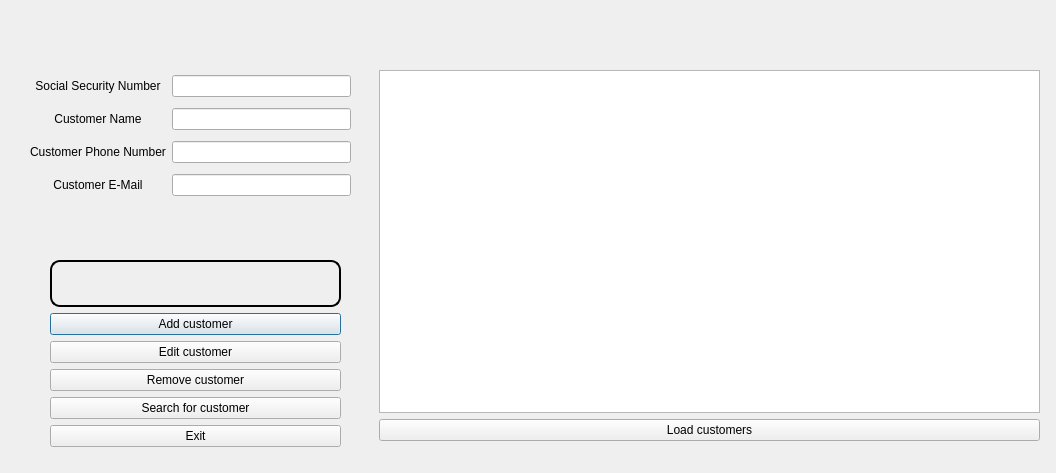
<?xml version="1.0" encoding="UTF-8"?>
<ui version="4.0">
 <class>customerwindow</class>
 <widget class="QDialog" name="customerwindow">
  <property name="geometry">
   <rect>
    <x>0</x>
    <y>0</y>
    <width>1056</width>
    <height>473</height>
   </rect>
  </property>
  <property name="windowTitle">
   <string>Dialog</string>
  </property>
  <widget class="QWidget" name="gridLayoutWidget">
   <property name="geometry">
    <rect>
     <x>30</x>
     <y>70</y>
     <width>321</width>
     <height>131</height>
    </rect>
   </property>
   <layout class="QGridLayout" name="gridLayout">
    <item row="2" column="0">
     <widget class="QLabel" name="label">
      <property name="text">
       <string>Customer Phone Number</string>
      </property>
      <property name="alignment">
       <set>Qt::AlignCenter</set>
      </property>
     </widget>
    </item>
    <item row="0" column="0">
     <widget class="QLabel" name="label_3">
      <property name="text">
       <string>Social Security Number</string>
      </property>
      <property name="alignment">
       <set>Qt::AlignCenter</set>
      </property>
     </widget>
    </item>
    <item row="1" column="0">
     <widget class="QLabel" name="label_2">
      <property name="text">
       <string>Customer Name</string>
      </property>
      <property name="alignment">
       <set>Qt::AlignCenter</set>
      </property>
     </widget>
    </item>
    <item row="2" column="1">
     <widget class="QLineEdit" name="phonetxt"/>
    </item>
    <item row="0" column="1">
     <widget class="QLineEdit" name="ssnrtxt"/>
    </item>
    <item row="1" column="1">
     <widget class="QLineEdit" name="nametxt"/>
    </item>
    <item row="3" column="0">
     <widget class="QLabel" name="label_4">
      <property name="text">
       <string>Customer E-Mail</string>
      </property>
      <property name="alignment">
       <set>Qt::AlignCenter</set>
      </property>
     </widget>
    </item>
    <item row="3" column="1">
     <widget class="QLineEdit" name="emailtxt"/>
    </item>
   </layout>
  </widget>
  <widget class="QWidget" name="verticalLayoutWidget">
   <property name="geometry">
    <rect>
     <x>50</x>
     <y>260</y>
     <width>291</width>
     <height>187</height>
    </rect>
   </property>
   <layout class="QVBoxLayout" name="verticalLayout_2">
    <item>
     <widget class="QLabel" name="message">
      <property name="styleSheet">
       <string notr="true">border-style: outset;
    border-width: 2px;
    border-radius: 10px;
    border-color: black;
    font: bold 14px;
    min-width: 10em;
    padding: 6px;</string>
      </property>
      <property name="text">
       <string/>
      </property>
     </widget>
    </item>
    <item>
     <widget class="QPushButton" name="addcustomerbutton">
      <property name="text">
       <string>Add customer</string>
      </property>
     </widget>
    </item>
    <item>
     <widget class="QPushButton" name="editcustomerbutton">
      <property name="text">
       <string>Edit customer</string>
      </property>
     </widget>
    </item>
    <item>
     <widget class="QPushButton" name="removecustomerbutton">
      <property name="text">
       <string>Remove customer</string>
      </property>
     </widget>
    </item>
    <item>
     <widget class="QPushButton" name="searchcustomerbutton">
      <property name="text">
       <string>Search for customer</string>
      </property>
     </widget>
    </item>
    <item>
     <widget class="QPushButton" name="exitbutton">
      <property name="text">
       <string>Exit</string>
      </property>
     </widget>
    </item>
   </layout>
  </widget>
  <widget class="QWidget" name="verticalLayoutWidget_2">
   <property name="geometry">
    <rect>
     <x>379</x>
     <y>70</y>
     <width>661</width>
     <height>371</height>
    </rect>
   </property>
   <layout class="QVBoxLayout" name="verticalLayout_3">
    <item>
     <widget class="QTableView" name="tableView"/>
    </item>
    <item>
     <widget class="QPushButton" name="loadcustomersbutton">
      <property name="text">
       <string>Load customers</string>
      </property>
     </widget>
    </item>
   </layout>
  </widget>
 </widget>
 <resources/>
 <connections/>
</ui>
